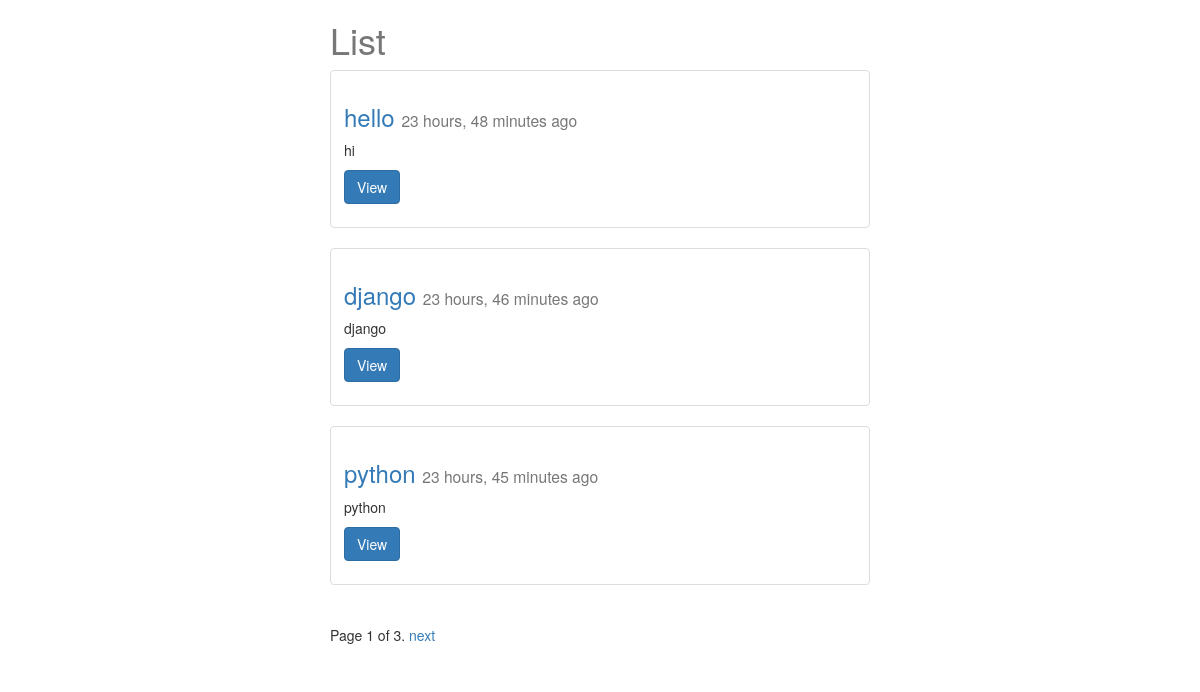
/posts/, run on the app's committed database.
### posts/models.py (models this page shows, shortened)
class Post(models.Model):
     title = models.CharField(max_length=120)
     content = models.TextField()
     updated = models.DateTimeField(auto_now=True, auto_now_add=False)
     timestamp = models.DateTimeField(auto_now=False, auto_now_add=True)

### posts/views.py (the view)
# urls.py: path('',views.post_list,name="list"),
def post_list(request): #list items
     queryset_list = Post.objects.all() #.order_by("-timestamp")
     paginator = Paginator(queryset_list,3) # Show 25 contacts per page
     page_request_var = "page"
     page = request.GET.get(page_request_var)
     try:
           queryset = paginator.page(page)
     except PageNotAnInteger:
           queryset = paginator.page(1)
     except EmptyPage:
           queryset = paginator.page(paginator.num_pages)
     context={
          "object_list":queryset,
          "title":"List",
          "page_request_var": page_request_var
     }
     return render(request,'post_list.html',context)

### templates/post_list.html (shortened to what this page needs)
{% extends "base.html" %}
{% block content %}
<div class='col-sm-6 col-sm-offset-3'>
  <h1>{{ title }}</h1>
{% for obj in object_list %}
<div class="row">
<div class="col-sm-12">
  <div class="thumbnail">
    <div class="caption">
      <h3><a href='{% url "posts:detail" obj.id %}'>{{ obj.title }}</a> <small>{{ obj.timestamp|timesince }} ago</small></h3>
      <p>{{ obj.content|linebreaks|truncatechars:120 }}</p>
      <p><a href="{% url 'posts:detail' obj.id %}" class="btn btn-primary" role="button">View</a></p>
    </div>
  </div>
</div>
</div>
{% endfor %}
<div class="pagination">
  <span class="step-links">
      <span class="current">
          Page {{ object_list.number }} of {{ object_list.paginator.num_pages }}.
      </span>
      {% if object_list.has_next %}
          <a href="?{{ page_request_var }}={{ object_list.next_page_number }}">next</a>
      {% endif %}
  </span>
</div>
</div>
{% endblock %}

### static/css/base.css (style rules this page uses)
h1 { color: #777777; }

### data on the page
Post: title "hello", timestamp "23 hours, 48 minutes", content "hi"
Post: title "django", timestamp "23 hours, 46 minutes", content "django"
Post: title "python", timestamp "23 hours, 45 minutes", content "python"

### other printed values
{{ title }} "List"
{{ object_list.number }} "1"
{{ object_list.paginator.num_pages }} "3"
